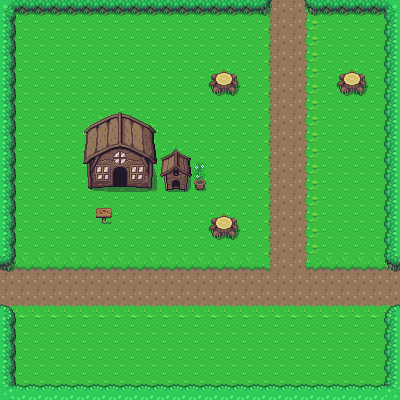

Tiled map render using the project's own tile images. Description and the whole map definition, tile-layer contents included, below:
An orthogonal 25x25 tile map with 16x16 px tiles, 2 tile layers (Ground, Collisions) and 14 objects.

<map version="1.8" tiledversion="1.8.5" orientation="orthogonal" renderorder="left-down" width="25" height="25" tilewidth="16" tileheight="16" infinite="0" nextlayerid="4" nextobjectid="16">
 <tileset firstgid="1" source="Overworld.tsx" />
 <layer id="1" name="Ground" width="25" height="25">
  <data encoding="csv">
1,1,1,1,1,1,1,1,1,1,1,1,1,1,1,1,1201,1202,1202,1203,1,1,1,1,1,
1,1,1,1,1,1,1,1,1,1,1,1,1,1,1,1,1201,1202,1202,1203,1,1,1,1,1,
1,1,1,1,1,1,1,1,1,1,1,1,1,1,1,1,1201,1202,1202,1203,1,1,1,1,1,
1,1,1,1,1,1,1,1,1,1,1,1,1,1,1,1,1201,1202,1202,1203,1,1,1,1,1,
1,1,1,1,1,1,1,1,1,1,1,1,1,1,1,1,1201,1202,1202,1203,1,1,1,1,1,
1,1,1,1,1,1,1,1,1,1,1,1,1,1,1,1,1201,1202,1202,1203,1,1,1,1,1,
1,1,1,1,1,1,1,1,1,1,1,1,1,1,1,1,1201,1202,1202,1203,1,1,1,1,1,
1,1,1,1,1,1,1,1,1,1,1,1,1,1,1,1,1201,1202,1202,1203,1,1,1,1,1,
1,1,1,1,1,1,1,1,1,1,1,1,1,1,1,1,1201,1202,1202,1203,1,1,1,1,1,
1,1,1,1,1,1,1,1,1,1,1,1,1,1,1,1,1201,1202,1202,1203,1,1,1,1,1,
1,1,1,1,1,1,1,1,1,1,1,1,1,1,1,1,1201,1202,1202,1203,1,1,1,1,1,
1,1,1,1,1,1,1,1,1,1,1,1,1,1,1,1,1201,1202,1202,1203,1,1,1,1,1,
1,1,1,1,1,1,1,1,1,1,1,1,1,1,1,1,1201,1202,1202,1203,1,1,1,1,1,
1,1,1,1,1,1,1,1,1,1,1,1,1,1,1,1,1201,1202,1202,1203,1,1,1,1,1,
1,1,1,1,1,1,1,1,1,1,1,1,1,1,1,1,1201,1202,1202,1203,1,1,1,1,1,
1,1,1,1,1,1,1,1,1,1,1,1,1,1,1,1,1201,1202,1202,1203,1,1,1,1,1,
1162,1162,1162,1162,1162,1162,1162,1162,1162,1162,1162,1162,1162,1162,1162,1162,1322,1202,1202,1321,1162,1162,1162,1162,1162,
1202,1202,1202,1202,1202,1202,1202,1202,1202,1202,1202,1202,1202,1202,1202,1202,1202,1202,1202,1202,1202,1202,1202,1202,1202,
1202,1202,1202,1202,1202,1202,1202,1202,1202,1202,1202,1202,1202,1202,1202,1202,1202,1202,1202,1202,1202,1202,1202,1202,1202,
1242,1242,1242,1242,1242,1242,1242,1242,1242,1242,1242,1242,1242,1242,1242,1242,1242,1242,1242,1242,1242,1242,1242,1242,1242,
1,1,1,1,1,1,1,1,1,1,1,1,1,1,1,1,1,1,1,1,1,1,1,1,1,
1,1,1,1,1,1,1,1,1,1,1,1,1,1,1,1,1,1,1,1,1,1,1,1,1,
1,1,1,1,1,1,1,1,1,1,1,1,1,1,1,1,1,1,1,1,1,1,1,1,1,
1,1,1,1,1,1,1,1,1,1,1,1,1,1,1,1,1,1,1,1,1,1,1,1,1,
1,1,1,1,1,1,1,1,1,1,1,1,1,1,1,1,1,1,1,1,1,1,1,1,1
</data>
 </layer>
 <layer id="2" name="Collisions" width="25" height="25">
  <data encoding="csv">
765,766,766,766,766,766,766,766,766,766,766,766,766,766,766,766,687,0,0,686,766,766,766,766,764,
728,0,0,0,0,0,0,0,0,0,0,0,0,0,0,0,0,0,0,0,0,0,0,0,727,
728,0,0,0,0,0,0,0,0,0,0,0,0,0,0,0,0,0,0,0,0,0,0,0,727,
728,0,0,0,0,0,0,0,0,0,0,0,0,0,0,0,0,0,0,0,0,0,0,0,727,
728,0,0,0,0,0,0,0,0,0,0,0,0,152,153,0,0,0,0,0,0,152,153,0,727,
728,0,0,0,0,0,0,0,0,0,0,0,0,192,193,0,0,0,0,0,0,192,193,0,727,
728,0,0,0,0,0,0,0,0,0,0,0,0,0,0,0,0,0,0,0,0,0,0,0,727,
728,0,0,0,0,7,8,9,10,11,0,0,0,0,0,0,0,0,0,0,0,0,0,0,727,
728,0,0,0,0,47,48,49,50,51,0,0,0,0,0,0,0,0,0,0,0,0,0,0,727,
728,0,0,0,0,87,88,89,90,91,214,215,0,0,0,0,0,0,0,0,0,0,0,0,727,
728,0,0,0,0,127,128,129,130,131,254,255,73,0,0,0,0,0,0,0,0,0,0,0,727,
728,0,0,0,0,167,168,169,170,171,294,295,113,0,0,0,0,0,0,0,0,0,0,0,727,
728,0,0,0,0,0,0,0,0,0,0,0,0,0,0,0,0,0,0,0,0,0,0,0,727,
728,0,0,0,0,0,115,0,0,0,0,0,0,152,153,0,0,0,0,0,0,0,0,0,727,
728,0,0,0,0,0,0,0,0,0,0,0,0,192,193,0,0,0,0,0,0,0,0,0,727,
728,0,0,0,0,0,0,0,0,0,0,0,0,0,0,0,0,0,0,0,0,0,0,0,727,
687,0,0,0,0,0,0,0,0,0,0,0,0,0,0,0,0,0,0,0,0,0,0,0,686,
0,0,0,0,0,0,0,0,0,0,0,0,0,0,0,0,0,0,0,0,0,0,0,0,0,
0,0,0,0,0,0,0,0,0,0,0,0,0,0,0,0,0,0,0,0,0,0,0,0,0,
647,0,0,0,0,0,0,0,0,0,0,0,0,0,0,0,0,0,0,0,0,0,0,0,646,
728,0,0,0,0,0,0,0,0,0,0,0,0,0,0,0,0,0,0,0,0,0,0,0,727,
728,0,0,0,0,0,0,0,0,0,0,0,0,0,0,0,0,0,0,0,0,0,0,0,727,
728,0,0,0,0,0,0,0,0,0,0,0,0,0,0,0,0,0,0,0,0,0,0,0,727,
728,0,0,0,0,0,0,0,0,0,0,0,0,0,0,0,0,0,0,0,0,0,0,0,727,
645,726,726,726,726,726,726,726,726,726,726,726,726,726,726,726,726,726,726,726,726,726,726,726,644
</data>
 </layer>
 <objectgroup id="3" name="Collisions Mask">
  <object id="1" x="95.9478" y="207.266" width="15.8361" height="16.3018" />
  <object id="2" x="208.663" y="212.855" width="30.7406" height="25.6171" />
  <object id="3" x="208.663" y="67.5361" width="29.809" height="27.0144" />
  <object id="4" x="82.4406" y="110.852" width="74.5226" height="78.2487" />
  <object id="5" x="161.155" y="146.716" width="29.3433" height="44.2478" />
  <object id="6" x="192.827" y="160.689" width="13.5072" height="29.809" />
  <object id="7" x="337.215" y="69.3992" width="29.809" height="25.6171" />
  <object id="8" x="306.008" y="0" width="92.6875" height="14.9045" />
  <object id="9" x="383.791" y="0" width="14.9045" height="269.213" />
  <object id="10" x="384.257" y="304.145" width="14.9045" height="94.5505" />
  <object id="11" x="-0.465766" y="382.86" width="399.627" height="16.3018" />
  <object id="12" x="-0.465766" y="304.145" width="15.8361" height="94.5505" />
  <object id="13" x="-0.465766" y="0.465766" width="16.3018" height="270.144" />
  <object id="14" x="-0.931532" y="0" width="272.473" height="15.3703" />
 </objectgroup>
</map>
